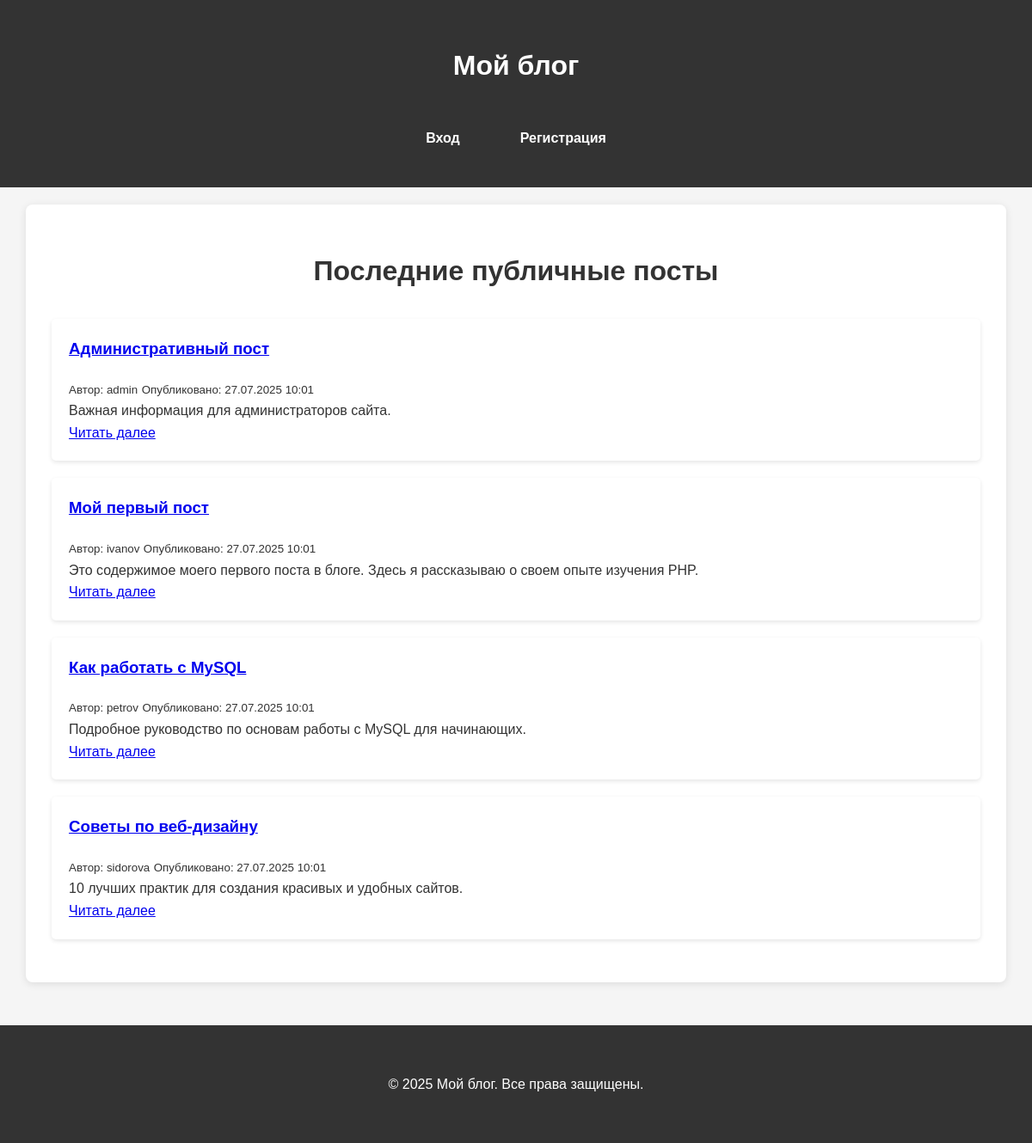
The page / on the database its author committed.
### tables this page shows
CREATE TABLE `posts` (
  `id` int(11) NOT NULL,
  `user_id` int(11) NOT NULL,
  `title` varchar(255) NOT NULL,
  `content` text NOT NULL,
  `visibility` enum('public','private','request') DEFAULT 'public',
  `created_at` timestamp NOT NULL DEFAULT current_timestamp(),
  `updated_at` timestamp NOT NULL DEFAULT current_timestamp() ON UPDATE current_timestamp()
);

CREATE TABLE `users` (
  `id` int(11) NOT NULL,
  `username` varchar(50) NOT NULL,
  `email` varchar(100) NOT NULL,
  `password` varchar(255) NOT NULL,
  `created_at` timestamp NOT NULL DEFAULT current_timestamp()
);

### includes/functions.php (called while the page is built, shortened)
<?php
function isLoggedIn() {
    return isset($_SESSION['user_id']);
}
?>

### index.php (the view, shortened to what this page needs)
<?php
require_once 'includes/functions.php';
$stmt = $pdo->prepare("
    SELECT p.*, u.username
    FROM posts p
    JOIN users u ON p.user_id = u.id
    WHERE p.visibility = 'public'
    ORDER BY p.created_at DESC
    LIMIT 10
");
$stmt->execute();
$posts = $stmt->fetchAll(PDO::FETCH_ASSOC);
require_once 'includes/header.php';
?>
<h1>Последние публичные посты</h1>
<?php if (count($posts) > 0): ?>
    <div class="posts">
        <?php foreach ($posts as $post): ?>
            <div class="post">
                <h3><a href="view_post.php?id=<?php echo $post['id']; ?>"><?php echo htmlspecialchars($post['title']); ?></a></h3>
                <small>Автор: <?php echo htmlspecialchars($post['username']); ?></small>
                <small>Опубликовано: <?php echo date('d.m.Y H:i', strtotime($post['created_at'])); ?></small>
                <div class="post-content">
                    <?php echo nl2br(htmlspecialchars(substr($post['content'], 0, 200) . (strlen($post['content']) > 200 ? '...' : ''))); ?>
                </div>
                <a href="view_post.php?id=<?php echo $post['id']; ?>" class="read-more">Читать далее</a>
            </div>
        <?php endforeach; ?>
    </div>
<?php else: ?>
    <div class="no-posts">
        Пока нет публичных постов.
    </div>
<?php endif; ?>
<?php require_once 'includes/footer.php'; ?>

### includes/header.php (shortened to what this page needs)
<!DOCTYPE html>
<html lang="ru">
<head>
    <link rel="stylesheet" href="<?php echo BASE_URL; ?>css/style.css">
</head>
<body>
    <header>
        <div class="container">
            <h1><a href="<?php echo BASE_URL; ?>">Мой блог</a></h1>
            <nav>
                <ul>
                    <?php if (isLoggedIn()): ?>
                        <li><a href="<?php echo BASE_URL; ?>dashboard.php">Личный кабинет</a></li>
                        <li><a href="<?php echo BASE_URL; ?>feed.php">Лента</a></li>
                        <li><a href="<?php echo BASE_URL; ?>create_post.php">Новый пост</a></li>
                        <li><a href="<?php echo BASE_URL; ?>subscriptions.php">Подписки</a></li>
                        <li><a href="<?php echo BASE_URL; ?>includes/logout.php">Выход</a></li>
                    <?php else: ?>
                        <li><a href="<?php echo BASE_URL; ?>login.php">Вход</a></li>
                        <li><a href="<?php echo BASE_URL; ?>register.php">Регистрация</a></li>
                    <?php endif; ?>
                </ul>
            </nav>
        </div>
    </header>
    <main class="container">

### includes/footer.php (shortened to what this page needs)
        </main>
    <footer>
        <div class="container">
            <p>&copy; <?php echo date('Y'); ?> Мой блог. Все права защищены.</p>
        </div>
    </footer>
</body>
</html>

### css/style.css (style rules this page uses)
html, body { height: 100%; margin: 0; padding: 0; }
body { display: flex; flex-direction: column; min-height: 100vh; }
main.container { flex: 1; padding: 20px 0; }
footer { text-align: center; padding: 20px; background-color: #333; color: white; margin-top: auto; }
body { font-family: Arial, sans-serif; line-height: 1.6; margin: 0; padding: 0; color: #333; background-color: #f5f5f5; }
.container { width: 90%; max-width: 1200px; margin: 0 auto; padding: 20px; }
header { background-color: #333; color: #fff; padding: 10px 0; }
header a { color: #fff; text-decoration: none; }
nav ul { list-style: none; padding: 0; display: flex; gap: 20px; }
nav ul li { display: inline; }
main { padding: 20px 0; }
.post, .comment { background-color: #fff; padding: 20px; margin-bottom: 20px; border-radius: 5px; box-shadow: 0 2px 5px rgba(0,0,0,0.1); }
.post h3, .post h4 { margin-top: 0; }
nav ul { background-color: #333; padding: 15px 0; margin: 0; display: flex; justify-content: center; list-style-type: none; }
nav ul li { margin: 0 15px; }
nav ul li a { color: white; text-decoration: none; font-weight: bold; padding: 5px 10px; border-radius: 4px; transition: background-color 0.3s; }
main.container { background-color: white; padding: 30px; margin: 20px auto; border-radius: 8px; box-shadow: 0 2px 10px rgba(0,0,0,0.1); }
h1 { text-align: center; color: #333; margin-bottom: 30px; }
footer { text-align: center; padding: 20px; background-color: #333; color: white; margin-top: 30px; }

### rows shown on the page
posts: title "Административный пост", user.username "admin", created_at "27.07.2025 10:01", content "Важная информация для администраторов сайта."
posts: title "Мой первый пост", user.username "ivanov", created_at "27.07.2025 10:01", content "Это содержимое моего первого поста в блоге. Здесь я рассказываю о своем опыте изучения PHP."
posts: title "Как работать с MySQL", user.username "petrov", created_at "27.07.2025 10:01", content "Подробное руководство по основам работы с MySQL для начинающих."
posts: title "Советы по веб-дизайну", user.username "sidorova", created_at "27.07.2025 10:01", content "10 лучших практик для создания красивых и удобных сайтов."
